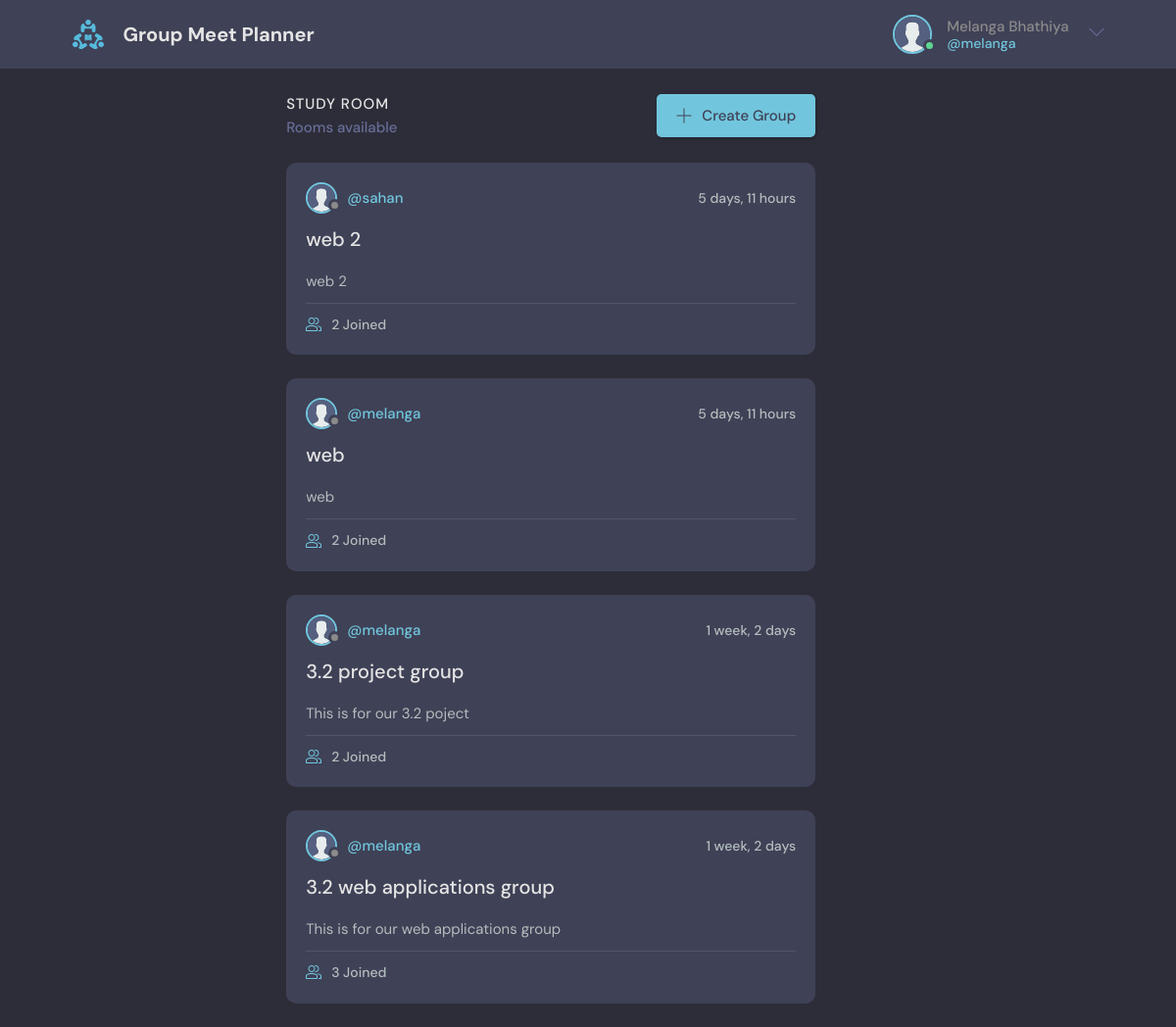
The page / (signed in) on the database as committed earlier.
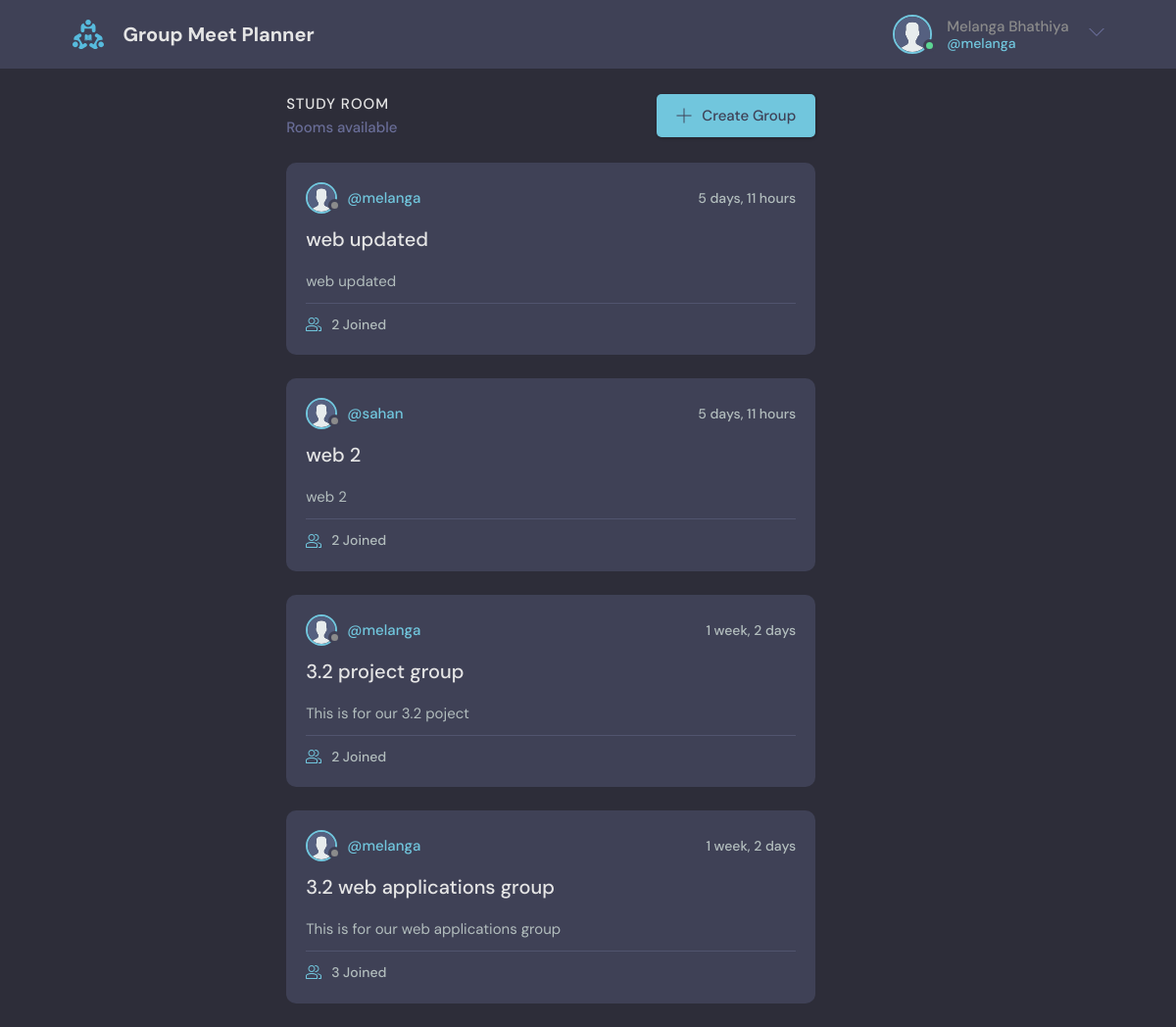
The same page on the database as committed later.
### base/models.py (models this page shows, shortened)
class Group(models.Model):
    leader = models.ForeignKey(User, on_delete=models.SET_NULL, null=True)
    name = models.CharField(max_length=200)
    description = models.TextField(null=True, blank=True)
    members = models.ManyToManyField(User, related_name='members', blank=True)
    updated = models.DateTimeField(auto_now=True)
    created = models.DateTimeField(auto_now_add=True)
    class Meta:
        ordering = ['-updated', '-created']

class User(AbstractUser):
    name = models.CharField(max_length=200, null=True)
    email = models.EmailField(null=True)
    bio = models.TextField(null=True)
    REQUIRED_FIELDS = []

### base/views.py (the view)
# urls.py: path('', views.home_page, name="home"),
def home_page(request):
    groups = {}
    if request.user.is_authenticated:
        groups = Group.objects.filter(
            Q(members=request.user)
        )
    return render(request, 'base/home.html', {"groups": groups})

### base/templates/base/home.html (shortened to what this page needs)
{% extends 'main.html' %}
{% load static %}
{% block content %}
<body>
<main class="layout layout--3">
  <div class="container">
    <div class="roomList">
      <div class="roomList__header">
        <div>
          <h2>Study Room</h2>
          <p>  Rooms available</p>
        </div>
        <a class="btn btn--main" href="{% url 'create-group' %}">
          <svg version="1.1" xmlns="http://www.w3.org/2000/svg" width="32" height="32" viewBox="0 0 32 32">
            <title>add</title>
            <path
              d="M16.943 0.943h-1.885v14.115h-14.115v1.885h14.115v14.115h1.885v-14.115h14.115v-1.885h-14.115v-14.115z"
            ></path>
          </svg>
          Create Group
        </a>
      </div>
        {% for group in groups %}
        <div class="roomListRoom">
            <div class="roomListRoom__header">
                <a href="{% url 'home' %}" class="roomListRoom__author">
                <div class="avatar avatar--small">
                  <img src="{% static 'images/avatar.svg'%}" />
                </div>
                <span>@{{ group.leader.username }}</span>
                </a>
                <div class="roomListRoom__actions">
                <span>{{ group.created|timesince}}</span>
                </div>
            </div>
            <div class="roomListRoom__content">
                <a href="{% url 'group' group.id %}">{{ group.name }}</a>
                <p>
                {{ group.description|truncatewords:32 }}
                </p>
            </div>
            <div class="roomListRoom__meta">
                <a href="{% url 'group' group.id %}" class="roomListRoom__joined">
                  {{ group.members.count }} Joined
                </a>
            </div>
        </div>
        {% endfor %}
    </div>
  </div>
</main>
</body>
{% endblock content %}

Rows that differ between the two databases and show on the page:
changed Group: name "web" → "web updated"; description "web" → "web updated"; moves up the list
